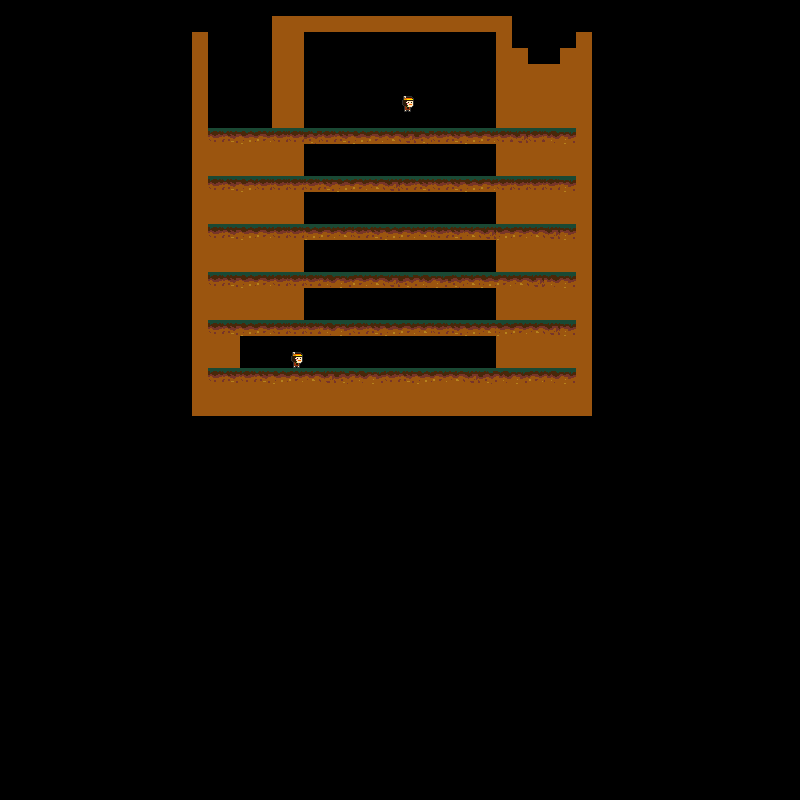

Below is a game level as drawn by its tile map, then a one-line description and the .tmx that defines it (tile-layer data replaced by summaries):
An orthogonal 50x50 tile map with 16x16 px tiles, 2 tile layers (Stage, Unit).

<map version="1.0" orientation="orthogonal" renderorder="right-down" width="50" height="50" tilewidth="16" tileheight="16" nextobjectid="1">
 <tileset firstgid="1" name="PDTileset" tilewidth="16" tileheight="16" tilecount="1024">
  <image source="tileImage.png" width="512" height="512" />
  <tile id="0">
   <properties>
    <property name="Player" value="0" />
   </properties>
  </tile>
  <tile id="1">
   <properties>
    <property name="Spawn" value="true" />
   </properties>
  </tile>
  <tile id="64">
   <properties>
    <property name="Type" value="OneWay" />
   </properties>
  </tile>
  <tile id="65">
   <properties>
    <property name="Type" value="OneWay" />
   </properties>
  </tile>
  <tile id="66">
   <properties>
    <property name="Type" value="OneWay" />
   </properties>
  </tile>
  <tile id="67">
   <properties>
    <property name="Type" value="OneWay" />
   </properties>
  </tile>
  <tile id="68">
   <properties>
    <property name="Type" value="OneWay" />
   </properties>
  </tile>
  <tile id="69">
   <properties>
    <property name="Type" value="OneWay" />
   </properties>
  </tile>
  <tile id="70">
   <properties>
    <property name="Type" value="OneWay" />
   </properties>
  </tile>
  <tile id="71">
   <properties>
    <property name="Type" value="OneWay" />
   </properties>
  </tile>
  <tile id="72">
   <properties>
    <property name="Type" value="OneWay" />
   </properties>
  </tile>
  <tile id="96">
   <properties>
    <property name="Type" value="Block" />
   </properties>
  </tile>
 </tileset>
 <layer name="Stage" width="50" height="50">
  <data>[2500 cells, 385 non-empty, 12 distinct tile ids]</data>
 </layer>
 <layer name="Unit" width="50" height="50">
  <data>[2500 cells, 33 non-empty, 7 distinct tile ids]</data>
 </layer>
</map>